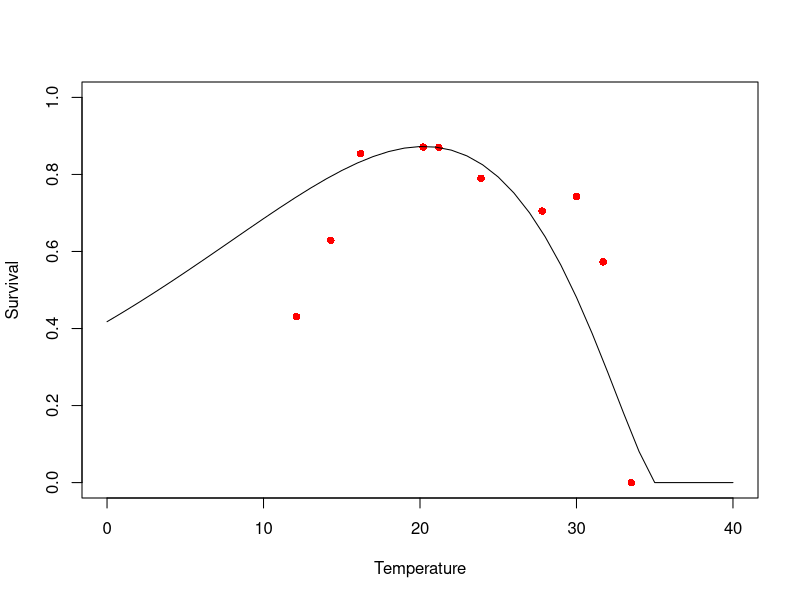

This chart was generated by the following R code:
#############################################################
## Code to fit curve to Baetidae spp mortality rates to data
#############################################################

library(readxl)
library(minpack.lm)
library(tidyverse)
library(car)
library(boot)
BAETVitalRates <- read_excel("VitalRates.xlsx", sheet = "Baetid Mortality Rates")
BAETVitalRates <- as.data.frame(BAETVitalRates)

flow.surv.fit <- function(magnitude, mortality, Qmin){
  x <- magnitude # rename x and y
  y <- 1 - mortality # convert to survival
  df <- as.data.frame(cbind(x,y))
  df <- rbind(df, c(Qmin, 1.11))  # make sure we specify that we have 100% survival at Qmin (0.25)
  nls.fit <- nlsLM(formula = (y ~ k* exp(-h*x)), data = df, start = c(k = 1, h = 1)) # fit to negative exponential function
  return(nls.fit)
}

flow.surv.rate <- function(h, k, max, min, interval, Qmin) {
  Q <- seq(min, max, by = interval)
  surv <- k*(exp(-h*Q))
  surv.df <- as.data.frame(cbind(Q, surv))
  surv.df$surv[which(surv.df$Q <= Qmin)] <- 1
  return(surv.df)
}

surv.fit.BAET <- flow.surv.fit(BAETVitalRates$`Max Event Discharge/Bankfull Discharge`, BAETVitalRates$Mortality, 0.25)
surv.df.BAET <- flow.surv.rate(surv.fit.BAET$m$getPars()[2] , surv.fit.BAET$m$getPars()[1], 4, 0.001, 0.001, 0.25)

# Calculate Development Time Based on Literature
BAETDevRates <- read_excel("VitalRates.xlsx", sheet = "Baetid Development")
BAETDevRates <- as.data.frame(BAETDevRates)
polyfit <- nlsLM(DevelopmentTime ~ a*Temperature^4 + b* Temperature ^3 + c*Temperature ^2 +d*Temperature  + e, data = BAETDevRates, start = c(a = 1, b =1, c = 1, d = 1, e = 1))

devtime <- function(x){
  a <- 2.525e-03*x^4 -2.508e-01*x^3+  9.379e+00*x^2 -1.580e+02*x +  1.040e+03 
  return(a)
}

MaturationRate <- function(x){
  a <- 1/x
  return(a)
}

# Calculate Temperature Dependent Survival
BAETSurvRate <- read_excel("VitalRates.xlsx", sheet = "Baetid Survival Rates")
BAETSurvRate <- as.data.frame(BAETSurvRate)
# fit <- nlsLM(logit(Survival) ~ a*Temperature^2 + b*Temperature + c, data = BAETSurvRate, start = c(a = 1, b = 1, c = 1))
# #inv.logit(predict(fit))
# #-0.02837*x^2 + 1.21299*x  -10.92723 
# TempSurv <- function(n){
#   a <-  -0.05795*n^2 + 2.40764*n -21.94990
#   return(inv.logit(a))
# }



min.RSS <- function(par){
  mod <- dnbinom(as.integer(-BAETSurvRate$Temperature + 34), size = par[2], prob = par[1])
  a <- sum(BAETSurvRate$Survival - (mod*(max(BAETSurvRate$Survival)/max(mod))))^2
}
params <- optim(par = c(0.2, 4), fn = min.RSS, method = "BFGS")

TempSurv <- function(n){
  if (n <= 0){
    a <- 0
  }else {
  a <-  dnbinom(as.integer(-n + 34), size = params$par[2] , prob = params$par[1])*(max(BAETSurvRate$Survival)/max(dnbinom(as.integer(-BAETSurvRate$Temperature + 34), size =params$par[2], prob = params$par[1])))
  }
   return((a))
}


# ggplot(surv.df.BAET, aes(x = Q, y = surv))+
#   geom_line()+
#   geom_point(data = BAETVitalRates, aes(x = `Max Event Discharge/Bankfull Discharge` , y = 1-(Mortality), color = Citation))+
#   #coord_cartesian(ylim = c(0,1)) +
#   ylab('Immediate Post-Disturbance Survival') +
#   theme_bw()+
#   xlab('`Max Event Discharge/Bankfull Discharge`')
# 
# 
tem <- seq(0, 40, by = 1)
plot(BAETSurvRate$Temperature, BAETSurvRate$Survival, col = "red", pch = 16, xlab = "Temperature", ylab = "Survival", xlim = c(0,40), ylim = c(0, 1))
lines(tem,  dnbinom(as.integer(-tem + 34), size = params$par[2] , prob = params$par[1])*(max(BAETSurvRate$Survival)/max(dnbinom(as.integer(-BAETSurvRate$Temperature + 34), size =params$par[2], prob = params$par[1]))))
# plot(temp, s, xlab = "Temperature C", ylab = "Survival", col = "red", pch = 16, cex = 1.5, xlim = c(0,40), ylim = c(0,1))
# points(temp, predict(fit.betalogit), col = "blue", pch = 1)
# points(temp, inv.logit(predict(fit4)), col = "hotpink", pch = 2)
# points(temp, inv.logit(predict(fit2)), col = "green", pch = 5)     
# legend(-0.5, 1, legend=c("Data", "Beta Regression 2D Poly", "Logit 4D Poly", "Logit 2D Poly"),
#        col=c("red", "blue", "hotpink", "green"), pch=c(16, 1, 2, 5), cex=0.8)     
